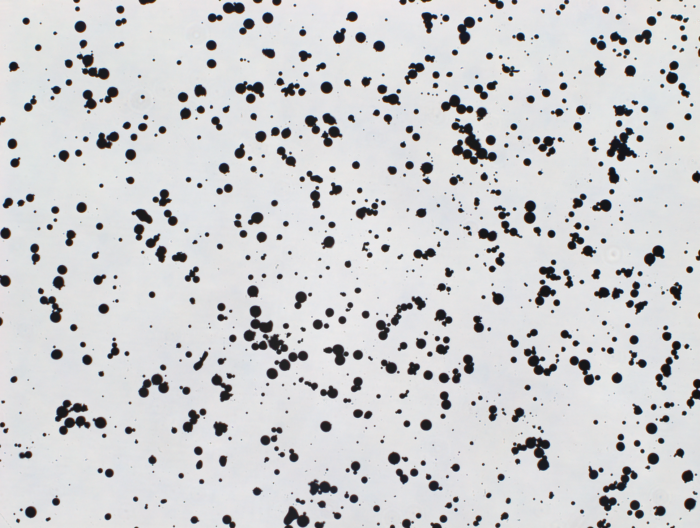
#> input picture images/Ti_powder.tif, 700 x 528 px
$ python '22_Shading correction using rolling ball background subtraction.py'
#> lines starting #> are read from the running program, lines starting #| are printed output that depends on the picture
#!/usr/bin/env python3
# -*- coding: utf-8 -*-
"""
Created on Tue Aug 30 22:56:59 2022

@author: timjim
"""

import cv2
import numpy as np

img = cv2.imread("images/Ti_powder.tif", 1)
#> img is the input picture: shape (528, 700, 3); mean B, G, R 207.2, 205.5, 205.2

lab_img = cv2.cvtColor(img, cv2.COLOR_BGR2LAB)
#> lab_img: shape (528, 700, 3); mean of channels 0, 1, 2 209, 128.4, 127.2
l, a, b = cv2.split(lab_img)
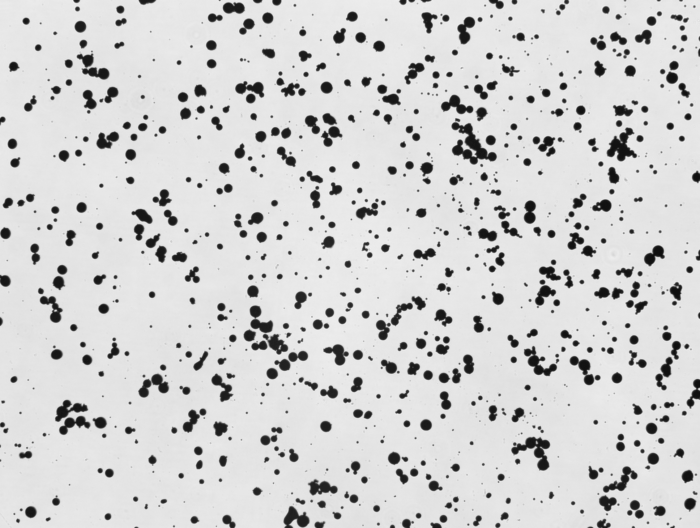
#> l: shape (528, 700); min 14, max 243, mean 209
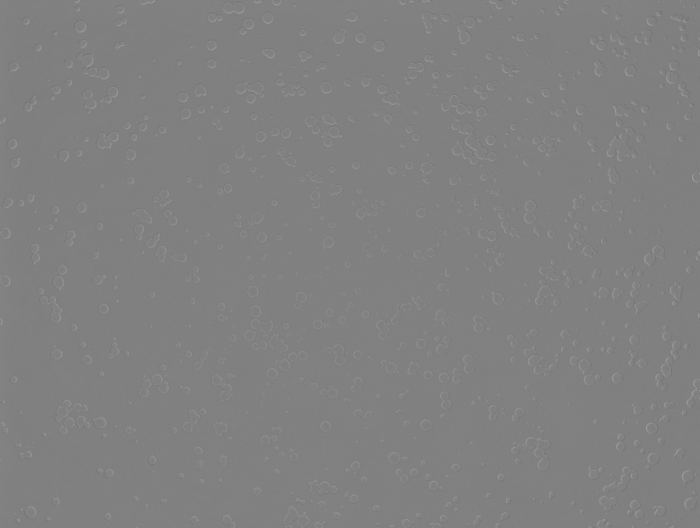
#> a: shape (528, 700); min 110, max 154, mean 128.4


clahe = cv2.createCLAHE(clipLimit=3, tileGridSize=(8,8))
clahe_img = clahe.apply(l)
CLAHE_img = cv2.merge((clahe_img,a,b))
#> CLAHE_img: shape (528, 700, 3); mean of channels 0, 1, 2 205.5, 128.4, 127.2

corrected_image = cv2.cvtColor(CLAHE_img, cv2.COLOR_LAB2BGR)

cv2.imshow("Original image", img)
cv2.imshow("Corrected image", corrected_image)
cv2.waitKey(0)
cv2.destroyAllWindows()


import cv2
from cv2_rolling_ball import subtract_background_rolling_ball
from matplotlib import pyplot as plt

img = cv2.imread("images/Ti_powder.tif", 0)
#> img: shape (528, 700); min 18, max 241, mean 205.6

radius=20
#> (the run stopped early here; a loop or call above may not have finished)
